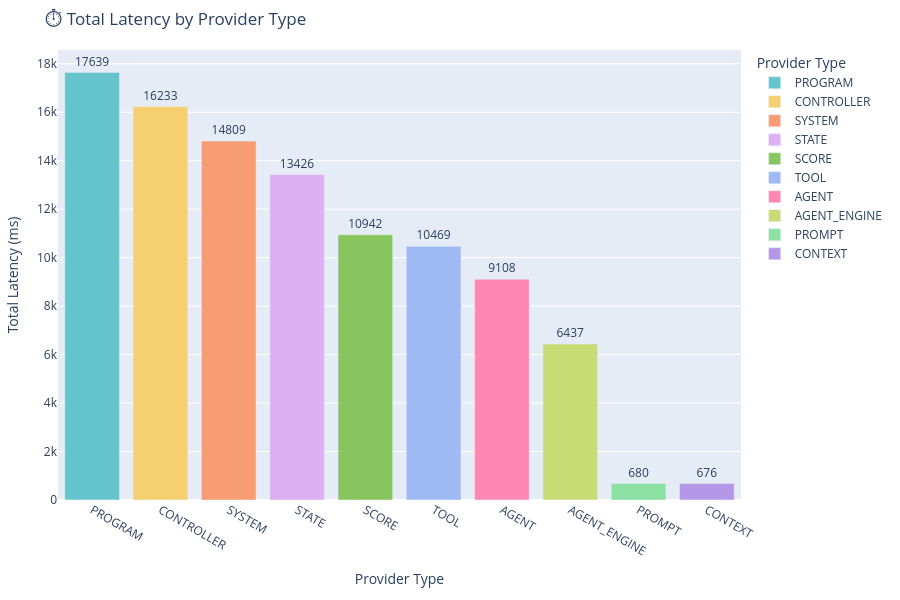

The notebook cell saved with this chart:
### Markdown cell above
### ⏱️ Total Latency by Provider Type

This bar chart summarizes the **cumulative execution time** consumed by each `provider_type` across the entire session.

#### 🧠 What this code does:
- Aggregates the `latency_ms` field for each `provider_type` using `.groupby()` and `.sum()`.
- Sorts the result so the most time-consuming providers appear first.
- Uses Plotly Express to render a labeled **bar chart** with:
  - Provider types on the x-axis
  - Total latency (in milliseconds) on the y-axis
- Applies a pastel color palette for clarity and visual grouping.

#### 🔍 What you're observing:
- This reveals which components are the **most performance-intensive** — e.g., `agent_engine`, `tool`, or `system`.
- It complements frequency charts by showing not just how often a provider is used, but how **expensive** it is.
- Useful for identifying where to focus **optimization**, **caching**, or **parallelization** efforts.

This chart is essential for profiling execution cost at a subsystem level and for balancing responsiveness across an FSM-managed system.

### Code cell
import plotly.express as px

# Work on a copy to avoid modifying the original DataFrame
df_latency = df.copy()

# Truncate provider_type to the part after the last '.'
df_latency['provider_type'] = df_latency['provider_type'].apply(lambda x: x.split('.')[-1])

# Sum latency by provider type
latency_by_type = (
    df_latency.groupby("provider_type")["latency_ms"]
    .sum()
    .reset_index()
    .sort_values("latency_ms", ascending=False)
)

# Plot as bar chart
fig = px.bar(
    latency_by_type,
    x="provider_type",
    y="latency_ms",
    text="latency_ms",
    title="⏱️ Total Latency by Provider Type",
    labels={"provider_type": "Provider Type", "latency_ms": "Total Latency (ms)"},
    color="provider_type",
    color_discrete_sequence=px.colors.qualitative.Pastel
)

# Adjust text position and layout
fig.update_traces(textposition="outside")

# Improve layout for better readability
fig.update_layout(
    height=600,
    xaxis_title="Provider Type", 
    yaxis_title="Total Latency (ms)",
    margin=dict(l=50, r=50, t=50, b=100)
)

# Show the plot
fig.show()

### Figure 1 — Plotly figure (JSON) as saved in the notebook; plotly's stock layout.template omitted (floating-point values rounded to 4 significant figures)
{"data": [{"hovertemplate": "Provider Type=%{x}<br>Total Latency (ms)=%{text}<extra></extra>", "legendgroup": "PROGRAM", "marker": {"color": "rgb(102, 197, 204)", "pattern": {"shape": ""}}, "name": "PROGRAM", "orientation": "v", "showlegend": true, "text": [17640.0], "textposition": "outside", "type": "bar", "x": ["PROGRAM"], "xaxis": "x", "y": [17639], "yaxis": "y"}, {"hovertemplate": "Provider Type=%{x}<br>Total Latency (ms)=%{text}<extra></extra>", "legendgroup": "CONTROLLER", "marker": {"color": "rgb(246, 207, 113)", "pattern": {"shape": ""}}, "name": "CONTROLLER", "orientation": "v", "showlegend": true, "text": [16230.0], "textposition": "outside", "type": "bar", "x": ["CONTROLLER"], "xaxis": "x", "y": [16233], "yaxis": "y"}, {"hovertemplate": "Provider Type=%{x}<br>Total Latency (ms)=%{text}<extra></extra>", "legendgroup": "SYSTEM", "marker": {"color": "rgb(248, 156, 116)", "pattern": {"shape": ""}}, "name": "SYSTEM", "orientation": "v", "showlegend": true, "text": [14810.0], "textposition": "outside", "type": "bar", "x": ["SYSTEM"], "xaxis": "x", "y": [14809], "yaxis": "y"}, {"hovertemplate": "Provider Type=%{x}<br>Total Latency (ms)=%{text}<extra></extra>", "legendgroup": "STATE", "marker": {"color": "rgb(220, 176, 242)", "pattern": {"shape": ""}}, "name": "STATE", "orientation": "v", "showlegend": true, "text": [13430.0], "textposition": "outside", "type": "bar", "x": ["STATE"], "xaxis": "x", "y": [13426], "yaxis": "y"}, {"hovertemplate": "Provider Type=%{x}<br>Total Latency (ms)=%{text}<extra></extra>", "legendgroup": "SCORE", "marker": {"color": "rgb(135, 197, 95)", "pattern": {"shape": ""}}, "name": "SCORE", "orientation": "v", "showlegend": true, "text": [10940.0], "textposition": "outside", "type": "bar", "x": ["SCORE"], "xaxis": "x", "y": [10942], "yaxis": "y"}, {"hovertemplate": "Provider Type=%{x}<br>Total Latency (ms)=%{text}<extra></extra>", "legendgroup": "TOOL", "marker": {"color": "rgb(158, 185, 243)", "pattern": {"shape": ""}}, "name": "TOOL", "orientation": "v", "showlegend": true, "text": [10470.0], "textposition": "outside", "type": "bar", "x": ["TOOL"], "xaxis": "x", "y": [10469], "yaxis": "y"}, {"hovertemplate": "Provider Type=%{x}<br>Total Latency (ms)=%{text}<extra></extra>", "legendgroup": "AGENT", "marker": {"color": "rgb(254, 136, 177)", "pattern": {"shape": ""}}, "name": "AGENT", "orientation": "v", "showlegend": true, "text": [9108.0], "textposition": "outside", "type": "bar", "x": ["AGENT"], "xaxis": "x", "y": [9108], "yaxis": "y"}, {"hovertemplate": "Provider Type=%{x}<br>Total Latency (ms)=%{text}<extra></extra>", "legendgroup": "AGENT_ENGINE", "marker": {"color": "rgb(201, 219, 116)", "pattern": {"shape": ""}}, "name": "AGENT_ENGINE", "orientation": "v", "showlegend": true, "text": [6437.0], "textposition": "outside", "type": "bar", "x": ["AGENT_ENGINE"], "xaxis": "x", "y": [6437], "yaxis": "y"}, {"hovertemplate": "Provider Type=%{x}<br>Total Latency (ms)=%{text}<extra></extra>", "legendgroup": "PROMPT", "marker": {"color": "rgb(139, 224, 164)", "pattern": {"shape": ""}}, "name": "PROMPT", "orientation": "v", "showlegend": true, "text": [680.0], "textposition": "outside", "type": "bar", "x": ["PROMPT"], "xaxis": "x", "y": [680], "yaxis": "y"}, {"hovertemplate": "Provider Type=%{x}<br>Total Latency (ms)=%{text}<extra></extra>", "legendgroup": "CONTEXT", "marker": {"color": "rgb(180, 151, 231)", "pattern": {"shape": ""}}, "name": "CONTEXT", "orientation": "v", "showlegend": true, "text": [676.0], "textposition": "outside", "type": "bar", "x": ["CONTEXT"], "xaxis": "x", "y": [676], "yaxis": "y"}], "layout": {"barmode": "relative", "height": 600, "legend": {"title": {"text": "Provider Type"}, "tracegroupgap": 0}, "margin": {"b": 100, "l": 50, "r": 50, "t": 50}, "title": {"text": "⏱️ Total Latency by Provider Type"}, "xaxis": {"anchor": "y", "categoryarray": ["PROGRAM", "CONTROLLER", "SYSTEM", "STATE", "SCORE", "TOOL", "AGENT", "AGENT_ENGINE", "PROMPT", "CONTEXT"], "categoryorder": "array", "domain": [0, 1], "title": {"text": "Provider Type"}}, "yaxis": {"anchor": "x", "domain": [0, 1], "title": {"text": "Total Latency (ms)"}}}}
